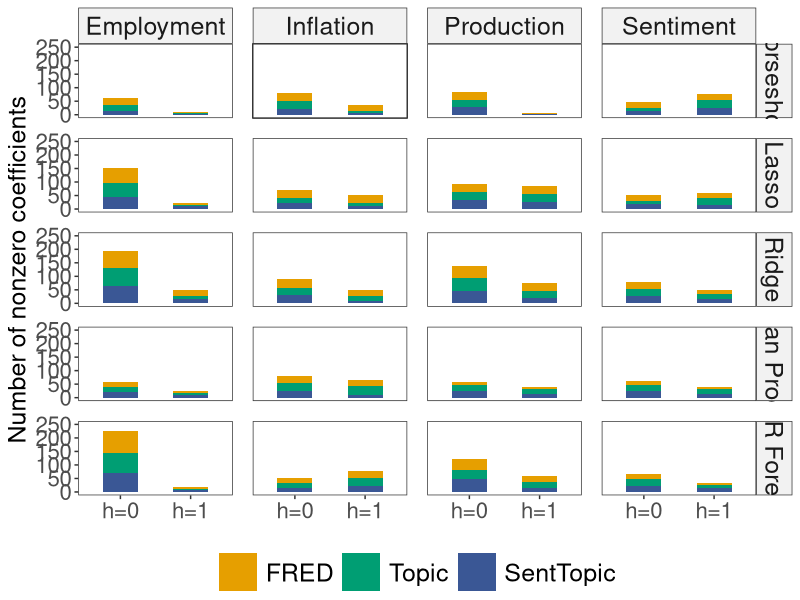

R code for this plot:
library(tidyverse)

# Set path to folder 'Results'
# setwd("")

# Colors
r_colors <- c(
  "#000000", "#E69F00", "#3a5795", "#56B4E9", "#009E73", "#0072B2",
  "#D55E00", "#CC79A7"
)

# Data in 'Results'
sheets <- readxl::excel_sheets("beta_results_80_10.xlsx")
df_betas <- purrr::map_df(sheets, ~ dplyr::mutate(
  readxl::read_excel("beta_results_80_10.xlsx",
    sheet = .x
  ),
  sheetname = .x
)) |>
  relocate(Row, sheetname, CPIAUCSL, INDPRO, UMCSENTx, CE16OV)

# Create beta tibble
df_betas <- df_betas |>
  mutate(
    q = parse_number(str_extract(sheetname, "q=\\d+")),
    h = parse_number(str_extract(sheetname, "hfore\\d+")),
    response = str_extract(sheetname, "INDPRO|CPI|UMCSENT|CE16"),
    response = case_when(
      response == "CE16" ~ "Employment",
      response == "CPI" ~ "Inflation",
      response == "INDPRO" ~ "Production",
      response == "UMCSENT" ~ "Sentiment"
    )
  ) |>
  select(-sheetname) |>
  mutate(
    Model = str_extract(Row, "Model=\\w+_"),
    Model = str_extract(Model, "=\\w+"),
    Model = str_remove_all(Model, "=|_|Text|Fred|Both"),
    Model = case_when(
      Model == "HS" ~ "Horseshoe",
      Model == "LASSO" ~ "Lasso",
      Model == "RIDGE" ~ "Ridge",
      Model == "BayesianKernel" ~ "Gaussian Processes",
      Model == "Tree" ~ "QR Forest"
    )
  ) |>
  relocate(Model) |>
  select(-Row) |>
  pivot_longer(!c(Model, q, response, h),
    names_to  = "var",
    values_to = "value"
  ) |>
  mutate(value = abs(value)) |>
  group_by(Model, q, response) |> # pred_set,
  arrange(desc(value), .by_group = T) |>
  ungroup() |>
  mutate(Model = fct_relevel(Model, "Horseshoe", "Lasso", "Ridge")) |>
  mutate(var = str_replace(var, "-", "")) |>
  mutate(var = if_else(str_detect(var, "ylag"), str_c("Lag", str_extract(var, "\\d+")), var))

# Make ggplot
df_betas |>
  mutate(Model == str_replace(Model, "Random Forest", "QR Forest")) |>
  filter(q %in% 10) |>
  mutate(var = str_squish(var)) |>
  mutate(var_type = case_when(
    str_detect(var, "^V\\d+") ~ "Topic",
    str_detect(var, "sent_") ~ "SentTopic",
    TRUE ~ "FRED"
  )) |>
  mutate(var_type = fct_relevel(var_type, c("FRED", "Topic", "SentTopic"))) |>
  mutate(value = if_else(value != 0, 1, 0)) |>
  filter(value == 1 & !str_detect(var, "Lag")) |>
  group_by(Model, response, var_type, q, h) |>
  count() |>
  ungroup() |>
  mutate(q = as.factor(q)) |>
  mutate(h = if_else(h == 1, "h=0", "h=1")) |>
  ggplot() +
  theme_bw() +
  theme(
    strip.background = element_rect(fill = alpha("gray", 0.2)),
    panel.grid.major = element_blank(),
    panel.grid.minor = element_blank(),
    panel.spacing = unit(1, "lines"),
    text = element_text(size = 18),
    axis.text = element_text(size = 16),
    strip.text.x = element_text(size = 18),
    strip.text.y = element_text(size = 18),
    legend.position = "bottom",
    legend.title = element_blank(),
    legend.text = element_text(size = 18),
    legend.margin = margin(t = -10),
    legend.key.size = unit(2, "lines")
  ) +
  geom_col(aes(h, n, fill = var_type), alpha = 1, width = 0.5) +
  ylim(c(0, 250)) +
  facet_grid(Model ~ response, scales = "free") +
  labs(
    y = "Number of nonzero coefficients",
    x = ""
  ) +
  scale_fill_manual(values = c(r_colors[2], r_colors[5], r_colors[3]))

